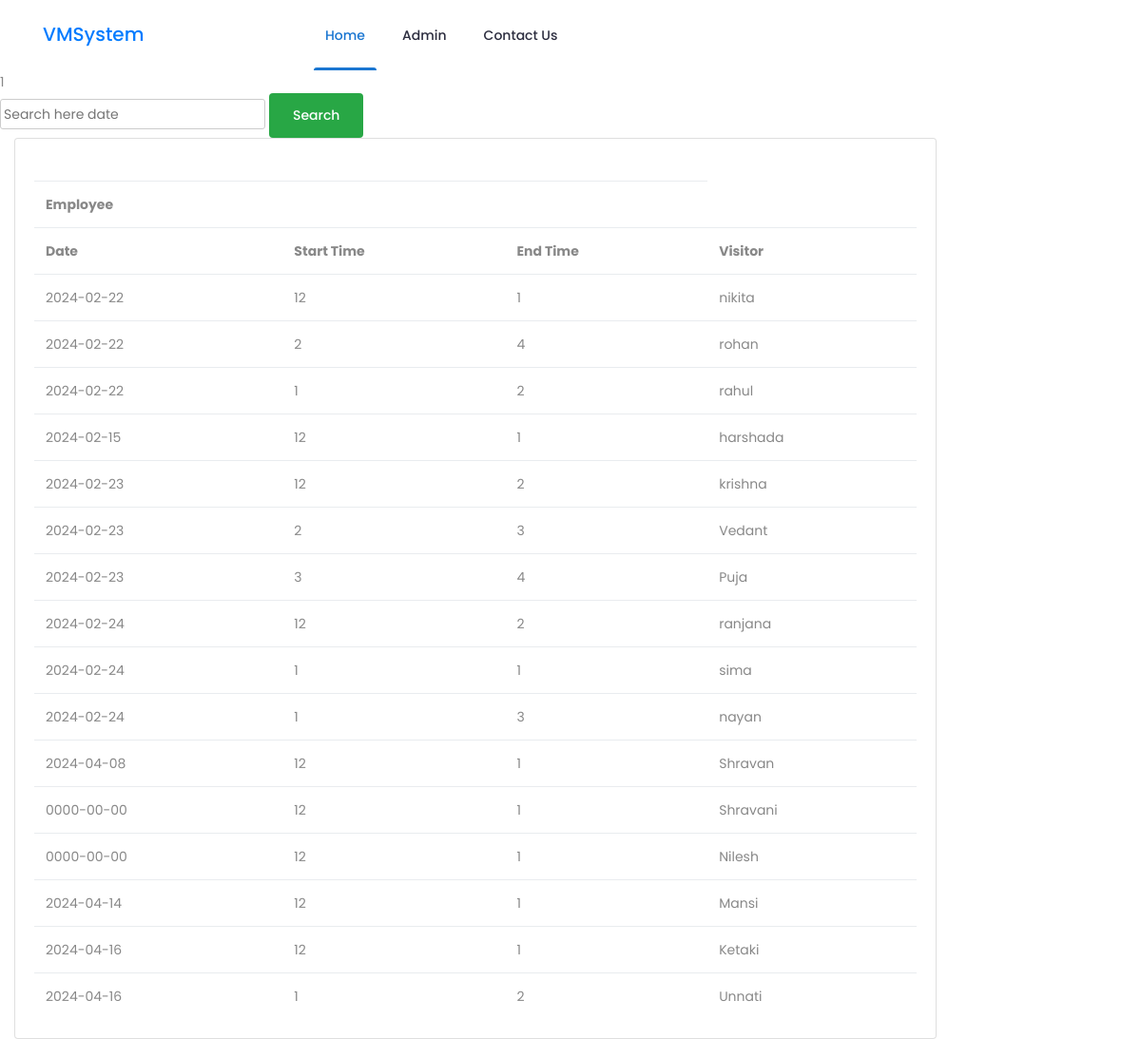
Screenshot of /admin/schedule.php?e_id=1 with the database file from the repository.
### tables this page shows
CREATE TABLE `appointment_request` (
  `appointment_id` int(5) NOT NULL,
  `appoint_with` varchar(50) NOT NULL,
  `user_gmail` varchar(255) NOT NULL,
  `request_from` varchar(50) NOT NULL,
  `date` date NOT NULL,
  `start_time` varchar(10) NOT NULL,
  `end_time` varchar(10) NOT NULL,
  `subject` text NOT NULL,
  `confirm` int(1) NOT NULL DEFAULT 0,
  `deny` int(1) NOT NULL DEFAULT 0,
  `ticket_id` varchar(12) NOT NULL,
  `qr_image` text NOT NULL
);

### admin/schedule.php (the view, shortened to what this page needs)
<?php session_start();
include 'header.php';
if(isset($_GET['e_id'])){
    $e_id=$_GET['e_id'];
    echo $e_id;
    $query_select2="select a.date,a.start_time,a.end_time,a.request_from
    from employee_db e
    join appointment_request a
    on  a.appoint_with=e.e_email and e.e_id='$e_id'";
    $result=mysqli_query($connect,$query_select2);
  ?>
  <html>
    <body>
          <form  action="" method="get">
              <input type="search" name="search" placeholder="Search here date ">
              <button name="search" class="btn bg-success">search</button>
          </form>
    </body>
  </html>
  <?php
    if($result){
        echo "  <div class='col-lg-10 d-flex '>
        <div class='card w-100'>
          <div class='card-body p-6'>
            <h5 class='card-title fw-semibold mb-4'></h5>
            <div class='table-responsive'>
              <table class='table text-nowrap mb-0 align-middle'><tr><th colspan=3>Employee<br></th></tr><tr><th>Date</th><th>Start Time</th><th>End Time</th><th>Visitor</th></tr>";
        while($employee=mysqli_fetch_assoc($result)){
            echo "<tr><td>".$employee['date']."</td>
            <td>".$employee['start_time']."</td>
            <td>".$employee['end_time']."</td>
            <td>".$employee['request_from']."</td></tr>";
        }
        echo "</table></div></div></div></div>";
    }
}
?>

### rows the page displays
appointment_request: date "2024-02-22", start_time "12", end_time "1", request_from "nikita"
appointment_request: date "2024-02-22", start_time "2", end_time "4", request_from "rohan"
appointment_request: date "2024-02-22", start_time "1", end_time "2", request_from "rahul"
appointment_request: date "2024-02-15", start_time "12", end_time "1", request_from "harshada"
appointment_request: date "2024-02-23", start_time "12", end_time "2", request_from "krishna"
appointment_request: date "2024-02-23", start_time "2", end_time "3", request_from "Vedant"
appointment_request: date "2024-02-23", start_time "3", end_time "4", request_from "Puja"
appointment_request: date "2024-02-24", start_time "12", end_time "2", request_from "ranjana"
appointment_request: date "2024-02-24", start_time "1", end_time "1", request_from "sima"
appointment_request: date "2024-02-24", start_time "1", end_time "3", request_from "nayan"
appointment_request: date "2024-04-08", start_time "12", end_time "1", request_from "Shravan"
appointment_request: date "0000-00-00", start_time "12", end_time "1", request_from "Shravani"
appointment_request: date "0000-00-00", start_time "12", end_time "1", request_from "Nilesh"
appointment_request: date "2024-04-14", start_time "12", end_time "1", request_from "Mansi"
appointment_request: date "2024-04-16", start_time "12", end_time "1", request_from "Ketaki"
appointment_request: date "2024-04-16", start_time "1", end_time "2", request_from "Unnati"

### other values shown
$e_id "1"
